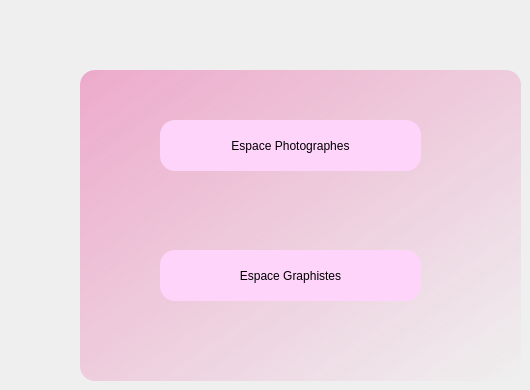
    <widget class="QWidget" name="page_12">
     <widget class="QFrame" name="frame_2">
      <property name="geometry">
       <rect>
        <x>80</x>
        <y>70</y>
        <width>441</width>
        <height>311</height>
       </rect>
      </property>
      <property name="styleSheet">
       <string notr="true">QFrame
{
border-radius: 15px;
	background-color: qlineargradient(spread:reflect, x1:0, y1:0, x2:1, y2:1, stop:0 rgba(233, 63, 147, 100), stop:1 rgba(0, 0, 0, 0));

}</string>
      </property>
      <property name="frameShape">
       <enum>QFrame::StyledPanel</enum>
      </property>
      <property name="frameShadow">
       <enum>QFrame::Raised</enum>
      </property>
      <widget class="QPushButton" name="button_espace_photographes">
       <property name="geometry">
        <rect>
         <x>80</x>
         <y>50</y>
         <width>261</width>
         <height>51</height>
        </rect>
       </property>
       <property name="styleSheet">
        <string notr="true">QPushButton{ 
font: italic 25pt &quot;Monotype Corsiva&quot;;
background-color: rgb(255, 212, 250);
color: rgb(0, 0, 0);
border-radius:15px;}
QPushButton:hover{
	background-color: rgb(255, 0, 255);
}</string>
       </property>
       <property name="text">
        <string>Espace Photographes</string>
       </property>
      </widget>
      <widget class="QPushButton" name="Button_espacegraphistes">
       <property name="geometry">
        <rect>
         <x>80</x>
         <y>180</y>
         <width>261</width>
         <height>51</height>
        </rect>
       </property>
       <property name="styleSheet">
        <string notr="true">QPushButton{ 
font: italic 25pt &quot;Monotype Corsiva&quot;;
background-color: rgb(255, 212, 250);
color: rgb(0, 0, 0);
border-radius:15px;}
QPushButton:hover{
	background-color: rgb(255, 0, 255);
}</string>
       </property>
       <property name="text">
        <string>Espace Graphistes</string>
       </property>
      </widget>
     </widget>
    </widget>
